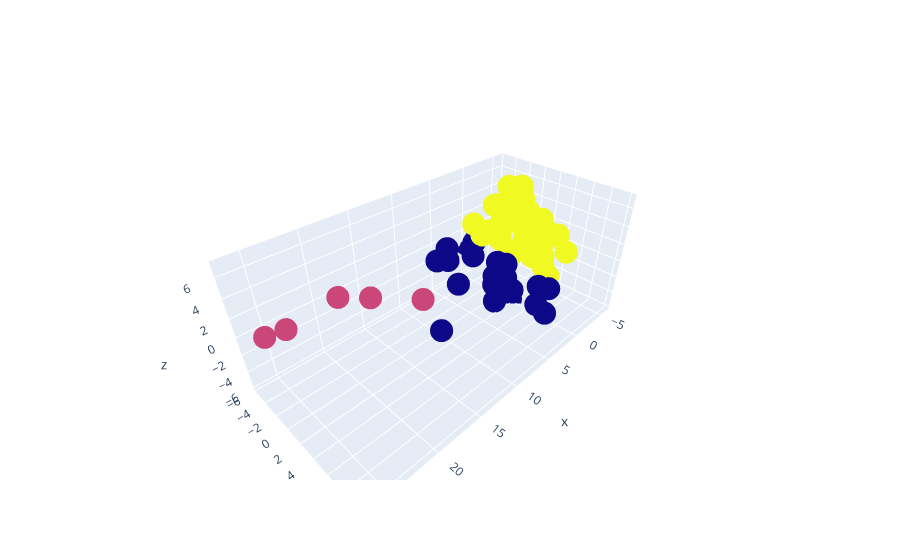

Source (notebook cell):
### Code cell
import plotly.graph_objects as go

# Create trace, sizing bubbles by planet diameter
fig = go.Figure(data=go.Scatter3d(
    x = X_pca[:, 0],
    y = X_pca[:, 1],
    z = X_pca[:, 2],
    mode = 'markers',
    marker = dict(
        color = final_clusters,
        )
))
fig.show()
